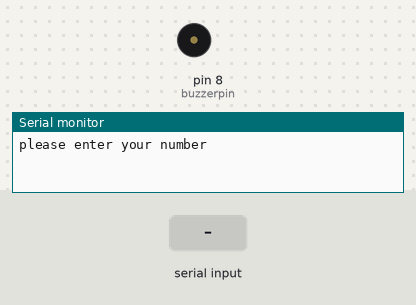
Bench run of a sketch on a simulated Arduino Uno, built with avr-gcc and run on an emulated ATmega328P. Shown: buzzer (waves = sounding, pin HIGH), the last lines printed to the serial monitor. Inputs (shaded band) come from the test bench.

Above: at 1.2 s.
1.3 s: "90,45\n" received over Serial
At 4.45 s:
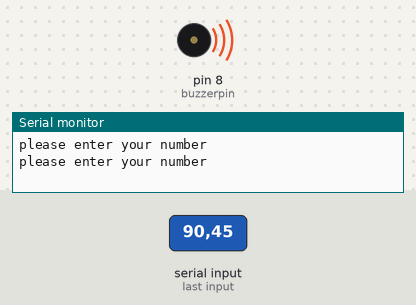
Timing chart, 0 to 6.0 s (numbered marks = the images above; inputs shaded):
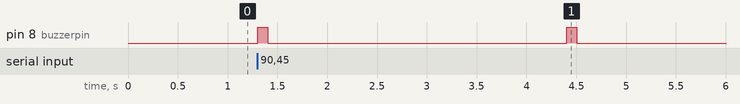

Measured:
- after the input at 1.3 s, pin 8 (buzzerpin): alternates HIGH for 0.10 s and LOW for 3.0 s, starting at once

The sketch:

ACTIVE_BUZZER.ino
```cpp
int buzzerpin=8;
int buzzerval;
void setup() {
  // put your setup code here, to run once:
pinMode(buzzerpin,OUTPUT);
Serial.begin(9600);
}

void loop() {
  // put your main code here, to run repeatedly:
Serial.println("please enter your number");
while(Serial.available()==0){

}
buzzerval=Serial.parseInt();
if(buzzerval>10)
{
  digitalWrite(buzzerpin,HIGH);
  delay(100);
  digitalWrite(buzzerpin,LOW);
  delay(3000);
}
}
```
